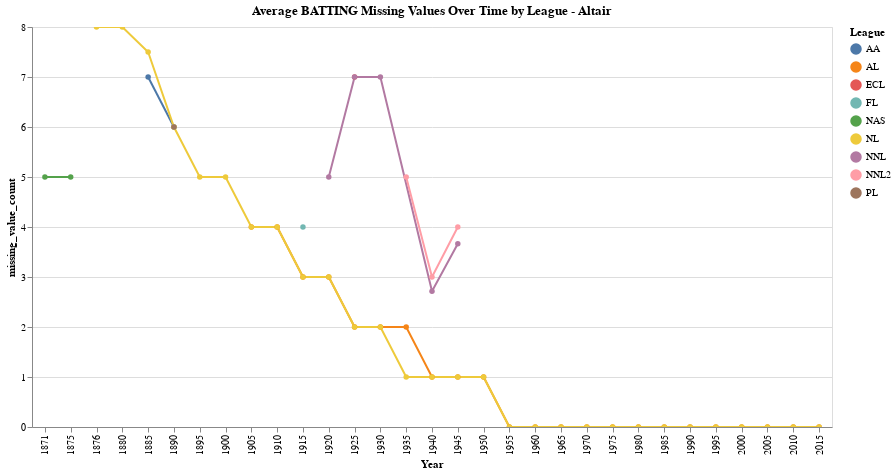

The code cell stored with this chart in its notebook:
### Markdown cell above
# Yosef- I used altair to create a plot visualizing missing values in the batting data  for each league.

### Code cell
batting_grouped_by_league_year_df = batting_df.groupby(['League', 'Year'])['missing_value_count'].mean().reset_index()

selection = alt.selection_multi(fields=['League'], bind='legend')

chart = alt.Chart(batting_grouped_by_league_year_df).mark_line(point=True).encode(
    x='Year:O',
    y='missing_value_count:Q',
    color='League:N',
    tooltip=['League', 'Year', 'missing_value_count'],
    opacity=alt.condition(selection, alt.value(1), alt.value(0.2))
).properties(
    title='Average BATTING Missing Values Over Time by League - Altair',
    width=800,
    height=400
).add_selection(
    selection
).interactive()

chart

### Figure 1 — Vega-Lite specification as saved in the notebook (floating-point values rounded to 4 significant figures)
{"config": {"view": {"continuousWidth": 300, "continuousHeight": 300}}, "data": {"name": "data-38271434a0d72c9097472bc5b83571ca"}, "mark": {"type": "line", "point": true}, "encoding": {"color": {"field": "League", "type": "nominal"}, "opacity": {"condition": {"param": "param_17", "value": 1}, "value": 0.2}, "tooltip": [{"field": "League", "type": "nominal"}, {"field": "Year", "type": "quantitative"}, {"field": "missing_value_count", "type": "quantitative"}], "x": {"field": "Year", "type": "ordinal"}, "y": {"field": "missing_value_count", "type": "quantitative"}}, "height": 400, "params": [{"name": "param_17", "select": {"type": "point", "fields": ["League"]}, "bind": "legend"}, {"name": "param_18", "select": {"type": "interval", "encodings": ["x", "y"]}, "bind": "scales"}], "title": "Average BATTING Missing Values Over Time by League - Altair", "width": 800, "$schema": "https://vega.github.io/schema/vega-lite/v5.8.0.json", "datasets": {"data-38271434a0d72c9097472bc5b83571ca": [{"League": "AA", "Year": 1885, "missing_value_count": 7.0}, {"League": "AA", "Year": 1890, "missing_value_count": 6.0}, {"League": "AL", "Year": 1905, "missing_value_count": 4.0}, {"League": "AL", "Year": 1910, "missing_value_count": 4.0}, {"League": "AL", "Year": 1915, "missing_value_count": 3.0}, {"League": "AL", "Year": 1920, "missing_value_count": 3.0}, {"League": "AL", "Year": 1925, "missing_value_count": 2.0}, {"League": "AL", "Year": 1930, "missing_value_count": 2.0}, {"League": "AL", "Year": 1935, "missing_value_count": 2.0}, {"League": "AL", "Year": 1940, "missing_value_count": 1.0}, {"League": "AL", "Year": 1945, "missing_value_count": 1.0}, {"League": "AL", "Year": 1950, "missing_value_count": 1.0}, {"League": "AL", "Year": 1955, "missing_value_count": 0.0}, {"League": "AL", "Year": 1960, "missing_value_count": 0.0}, {"League": "AL", "Year": 1965, "missing_value_count": 0.0}, {"League": "AL", "Year": 1970, "missing_value_count": 0.0}, {"League": "AL", "Year": 1975, "missing_value_count": 0.0}, {"League": "AL", "Year": 1980, "missing_value_count": 0.0}, {"League": "AL", "Year": 1985, "missing_value_count": 0.0}, {"League": "AL", "Year": 1990, "missing_value_count": 0.0}, {"League": "AL", "Year": 1995, "missing_value_count": 0.0}, {"League": "AL", "Year": 2000, "missing_value_count": 0.0}, {"League": "AL", "Year": 2005, "missing_value_count": 0.0}, {"League": "AL", "Year": 2010, "missing_value_count": 0.0}, {"League": "AL", "Year": 2015, "missing_value_count": 0.0}, {"League": "ECL", "Year": 1925, "missing_value_count": 7.0}, {"League": "FL", "Year": 1915, "missing_value_count": 4.0}, {"League": "NAS", "Year": 1871, "missing_value_count": 5.0}, {"League": "NAS", "Year": 1875, "missing_value_count": 5.0}, {"League": "NL", "Year": 1876, "missing_value_count": 8.0}, {"League": "NL", "Year": 1880, "missing_value_count": 8.0}, {"League": "NL", "Year": 1885, "missing_value_count": 7.5}, {"League": "NL", "Year": 1890, "missing_value_count": 6.0}, {"League": "NL", "Year": 1895, "missing_value_count": 5.0}, {"League": "NL", "Year": 1900, "missing_value_count": 5.0}, {"League": "NL", "Year": 1905, "missing_value_count": 4.0}, {"League": "NL", "Year": 1910, "missing_value_count": 4.0}, {"League": "NL", "Year": 1915, "missing_value_count": 3.0}, {"League": "NL", "Year": 1920, "missing_value_count": 3.0}, {"League": "NL", "Year": 1925, "missing_value_count": 2.0}, {"League": "NL", "Year": 1930, "missing_value_count": 2.0}, {"League": "NL", "Year": 1935, "missing_value_count": 1.0}, {"League": "NL", "Year": 1940, "missing_value_count": 1.0}, {"League": "NL", "Year": 1945, "missing_value_count": 1.0}, {"League": "NL", "Year": 1950, "missing_value_count": 1.0}, {"League": "NL", "Year": 1955, "missing_value_count": 0.0}, {"League": "NL", "Year": 1960, "missing_value_count": 0.0}, {"League": "NL", "Year": 1965, "missing_value_count": 0.0}, {"League": "NL", "Year": 1970, "missing_value_count": 0.0}, {"League": "NL", "Year": 1975, "missing_value_count": 0.0}, {"League": "NL", "Year": 1980, "missing_value_count": 0.0}, {"League": "NL", "Year": 1985, "missing_value_count": 0.0}, {"League": "NL", "Year": 1990, "missing_value_count": 0.0}, {"League": "NL", "Year": 1995, "missing_value_count": 0.0}, {"League": "NL", "Year": 2000, "missing_value_count": 0.0}, {"League": "NL", "Year": 2005, "missing_value_count": 0.0}, {"League": "NL", "Year": 2010, "missing_value_count": 0.0}, {"League": "NL", "Year": 2015, "missing_value_count": 0.0}, {"League": "NNL", "Year": 1920, "missing_value_count": 5.0}, {"League": "NNL", "Year": 1925, "missing_value_count": 7.0}, {"League": "NNL", "Year": 1930, "missing_value_count": 7.0}, {"League": "NNL", "Year": 1940, "missing_value_count": 2.714}, {"League": "NNL", "Year": 1945, "missing_value_count": 3.667}, {"League": "NNL2", "Year": 1935, "missing_value_count": 5.0}, {"League": "NNL2", "Year": 1940, "missing_value_count": 3.0}, {"League": "NNL2", "Year": 1945, "missing_value_count": 4.0}, {"League": "PL", "Year": 1890, "missing_value_count": 6.0}]}}
